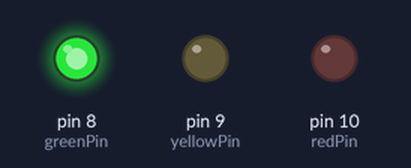
Bench run of a sketch on a simulated Arduino Uno, built with avr-gcc and run on an emulated ATmega328P. Shown: output pins drawn as LEDs (lit = HIGH).

Above: at 1.5 s.
At 3.5 s:
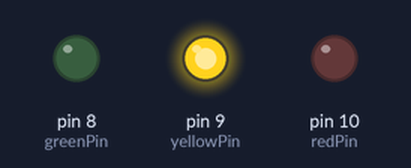
At 5.5 s:
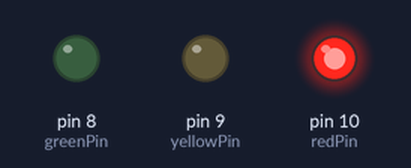
Timing chart, 0 to 9.1 s (numbered marks = the images above):
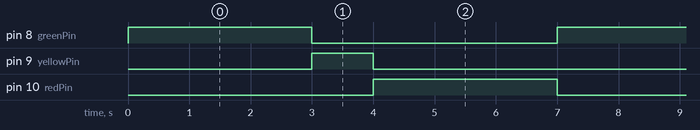

Measured:
- by itself, pin 8 (greenPin), pin 10 (redPin): alternates HIGH for 3.0 s and LOW for 4.0 s
- by itself, pin 9 (yellowPin): alternates HIGH for 1.0 s and LOW for 6.0 s
- by itself, everything shown: repeats every 7.0 s, in 4 steps

The sketch:

m1_traffic_light.ino
```cpp
/*
  Mission 1 Project - Traffic Light
  Three LEDs take turns like a real traffic light:
  green (go), yellow (get ready), red (stop), over and over.
  green  -> pin 8
  yellow -> pin 9
  red    -> pin 10
*/

int greenPin  = 8;
int yellowPin = 9;
int redPin    = 10;

void setup() {
  pinMode(greenPin, OUTPUT);
  pinMode(yellowPin, OUTPUT);
  pinMode(redPin, OUTPUT);
}

void loop() {
  // GREEN - go!
  digitalWrite(greenPin, HIGH);
  delay(3000);
  digitalWrite(greenPin, LOW);

  // YELLOW - get ready to stop
  digitalWrite(yellowPin, HIGH);
  delay(1000);
  digitalWrite(yellowPin, LOW);

  // RED - stop!
  digitalWrite(redPin, HIGH);
  delay(3000);
  digitalWrite(redPin, LOW);
}
```
